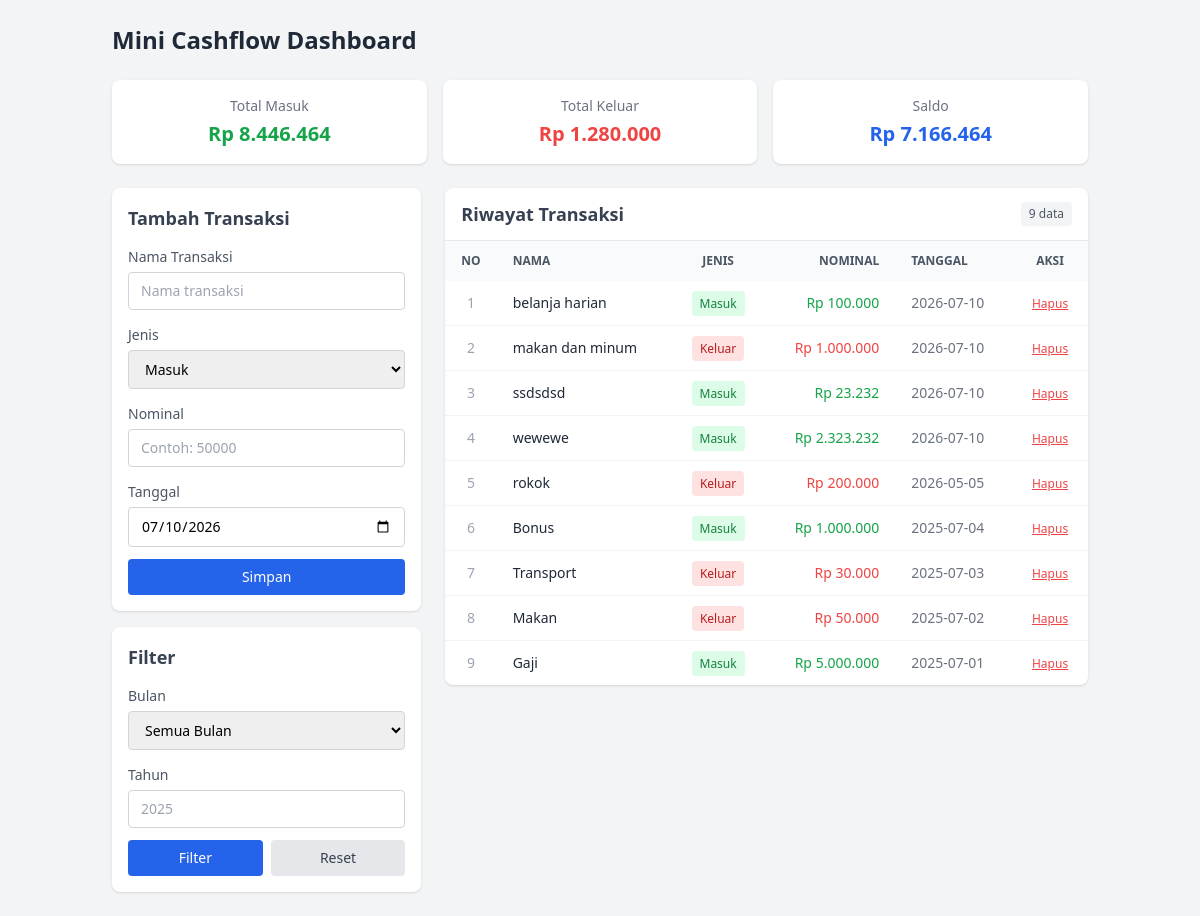
The page / on the database its author committed.
### tables this page shows
CREATE TABLE `transaksi` (
  `id` int NOT NULL,
  `nama_transaksi` varchar(100) NOT NULL,
  `jenis` enum('masuk','keluar') NOT NULL,
  `nominal` int NOT NULL,
  `tanggal` date NOT NULL
);

### index.php (the view, shortened to what this page needs)
<?php
include 'koneksi.php';
$where = "";
$tahun_filter = "";
$q = mysqli_query($conn, "SELECT SUM(nominal) as total FROM transaksi WHERE jenis='masuk'");
$masuk = mysqli_fetch_assoc($q);
$total_masuk = $masuk['total'] ?? 0;
$q = mysqli_query($conn, "SELECT SUM(nominal) as total FROM transaksi WHERE jenis='keluar'");
$keluar = mysqli_fetch_assoc($q);
$total_keluar = $keluar['total'] ?? 0;
$saldo = $total_masuk - $total_keluar;
$data = mysqli_query($conn, "SELECT * FROM transaksi $where ORDER BY tanggal DESC");
?>
<!DOCTYPE html>
<html lang="id">
<head>
    <script src="https://cdn.tailwindcss.com"></script>
</head>
<body class="bg-gray-100 min-h-screen">
    <div class="max-w-5xl mx-auto p-6">
        <h1 class="text-2xl font-bold text-gray-800 mb-6">Mini Cashflow Dashboard</h1>
        <div class="grid grid-cols-3 gap-4 mb-6">
            <div class="bg-white rounded-lg p-4 shadow text-center">
                <p class="text-sm text-gray-500 mb-1">Total Masuk</p>
                <p class="text-xl font-bold text-green-600">Rp <?= number_format($total_masuk, 0, ',', '.') ?></p>
            </div>
            <div class="bg-white rounded-lg p-4 shadow text-center">
                <p class="text-sm text-gray-500 mb-1">Total Keluar</p>
                <p class="text-xl font-bold text-red-500">Rp <?= number_format($total_keluar, 0, ',', '.') ?></p>
            </div>
            <div class="bg-white rounded-lg p-4 shadow text-center">
                <p class="text-sm text-gray-500 mb-1">Saldo</p>
                <p class="text-xl font-bold <?= $saldo >= 0 ? 'text-blue-600' : 'text-red-600' ?>">
                    Rp <?= number_format($saldo, 0, ',', '.') ?>
                </p>
            </div>
        </div>
        <div class="grid grid-cols-3 gap-6">
            <div class="col-span-1 space-y-4">
                <div class="bg-white rounded-lg p-4 shadow">
                    <h2 class="text-lg font-semibold text-gray-700 mb-3">Tambah Transaksi</h2>
                    <form action="simpan.php" method="POST" class="space-y-3">
                        <div>
                            <label class="text-sm text-gray-600">Nama Transaksi</label>
                            <input type="text" name="nama" placeholder="Nama transaksi" required
                                class="w-full mt-1 border border-gray-300 rounded px-3 py-2 text-sm focus:outline-none focus:border-blue-400">
                        </div>
                        <div>
                            <label class="text-sm text-gray-600">Jenis</label>
                            <select name="jenis" class="w-full mt-1 border border-gray-300 rounded px-3 py-2 text-sm focus:outline-none focus:border-blue-400">
                                <option value="masuk">Masuk</option>
                            </select>
                        </div>
                        <div>
                            <label class="text-sm text-gray-600">Nominal</label>
                            <input type="number" name="nominal" placeholder="Contoh: 50000" min="1" required
                                class="w-full mt-1 border border-gray-300 rounded px-3 py-2 text-sm focus:outline-none focus:border-blue-400">
                        </div>
                        <div>
                            <label class="text-sm text-gray-600">Tanggal</label>
                            <input type="date" name="tanggal" value="<?= date('Y-m-d') ?>" required
                                class="w-full mt-1 border border-gray-300 rounded px-3 py-2 text-sm focus:outline-none focus:border-blue-400">
                        </div>
                        <button type="submit"
                            class="w-full bg-blue-600 hover:bg-blue-700 text-white text-sm font-medium py-2 rounded transition">
                            Simpan
                        </button>
                    </form>
                </div>
                <div class="bg-white rounded-lg p-4 shadow">
                    <h2 class="text-lg font-semibold text-gray-700 mb-3">Filter</h2>
                    <form method="GET" class="space-y-3">
                        <div>
                            <label class="text-sm text-gray-600">Bulan</label>
                            <select name="bulan" class="w-full mt-1 border border-gray-300 rounded px-3 py-2 text-sm focus:outline-none focus:border-blue-400">
                                <option value="">Semua Bulan</option>
                            </select>
                        </div>
                        <div>
                            <label class="text-sm text-gray-600">Tahun</label>
                            <input type="number" name="tahun" placeholder="2025"
                                value="<?= $tahun_filter ?: '' ?>"
                                class="w-full mt-1 border border-gray-300 rounded px-3 py-2 text-sm focus:outline-none focus:border-blue-400">
                        </div>
                        <div class="flex gap-2">
                            <button type="submit" name="filter"
                                class="flex-1 bg-blue-600 hover:bg-blue-700 text-white text-sm py-2 rounded transition">
                                Filter
                            </button>
                            <a href="index.php"
                                class="flex-1 text-center bg-gray-200 hover:bg-gray-300 text-gray-700 text-sm py-2 rounded transition">
                                Reset
                            </a>
                        </div>
                    </form>
                </div>
            </div>
            <div class="col-span-2">
                <div class="bg-white rounded-lg shadow overflow-hidden">
                    <div class="px-4 py-3 border-b border-gray-200 flex justify-between items-center">
                        <h2 class="text-lg font-semibold text-gray-700">Riwayat Transaksi</h2>
                        <span class="text-xs bg-gray-100 text-gray-600 px-2 py-1 rounded">
                            <?= mysqli_num_rows($data) ?> data
                        </span>
                    </div>
                    <table class="w-full text-sm">
                        <thead class="bg-gray-50 text-gray-600 text-xs uppercase">
                            <tr>
                                <th class="px-4 py-3 text-center w-10">No</th>
                                <th class="px-4 py-3 text-left">Nama</th>
                                <th class="px-4 py-3 text-center">Jenis</th>
                                <th class="px-4 py-3 text-right">Nominal</th>
                                <th class="px-4 py-3 text-left">Tanggal</th>
                                <th class="px-4 py-3 text-center">Aksi</th>
                            </tr>
                        </thead>
                        <tbody class="divide-y divide-gray-100">
                            <?php
                            $no = 1;
                            if (mysqli_num_rows($data) > 0) {
                                while ($d = mysqli_fetch_assoc($data)) {
                            ?>
                                <tr class="hover:bg-gray-50">
                                    <td class="px-4 py-3 text-center text-gray-400"><?= $no++ ?></td>
                                    <td class="px-4 py-3 text-gray-800"><?= htmlspecialchars($d['nama_transaksi']) ?></td>
                                    <td class="px-4 py-3 text-center">
                                        <?php if ($d['jenis'] == 'masuk') { ?>
                                            <span class="bg-green-100 text-green-700 text-xs px-2 py-1 rounded">Masuk</span>
                                        <?php } else { ?>
                                            <span class="bg-red-100 text-red-700 text-xs px-2 py-1 rounded">Keluar</span>
                                        <?php } ?>
                                    </td>
                                    <td class="px-4 py-3 text-right font-medium <?= $d['jenis'] == 'masuk' ? 'text-green-600' : 'text-red-500' ?>">
                                        Rp <?= number_format($d['nominal'], 0, ',', '.') ?>
                                    </td>
                                    <td class="px-4 py-3 text-gray-500"><?= $d['tanggal'] ?></td>
                                    <td class="px-4 py-3 text-center">
                                        <button onclick="konfirmasiHapus(<?= $d['id'] ?>, '<?= addslashes(htmlspecialchars($d['nama_transaksi'])) ?>')"
                                            class="text-red-500 hover:text-red-700 text-xs underline">
                                            Hapus
                                        </button>
                                    </td>
                                </tr>
                            <?php
                                }
                            } ?>
                        </tbody>
                    </table>
                </div>
            </div>
        </div>
    </div>
</body>
</html>

### rows shown on the page
transaksi: nama_transaksi "belanja harian", jenis "Masuk", nominal "100.000", tanggal "2026-07-10"
transaksi: nama_transaksi "makan dan minum", jenis "Keluar", nominal "1.000.000", tanggal "2026-07-10"
transaksi: nama_transaksi "ssdsdsd", jenis "Masuk", nominal "23.232", tanggal "2026-07-10"
transaksi: nama_transaksi "wewewe", jenis "Masuk", nominal "2.323.232", tanggal "2026-07-10"
transaksi: nama_transaksi "rokok", jenis "Keluar", nominal "200.000", tanggal "2026-05-05"
transaksi: nama_transaksi "Bonus", jenis "Masuk", nominal "1.000.000", tanggal "2025-07-04"
transaksi: nama_transaksi "Transport", jenis "Keluar", nominal "30.000", tanggal "2025-07-03"
transaksi: nama_transaksi "Makan", jenis "Keluar", nominal "50.000", tanggal "2025-07-02"
transaksi: nama_transaksi "Gaji", jenis "Masuk", nominal "5.000.000", tanggal "2025-07-01"

### other values the page prints
$total_masuk "8.446.464"
$total_keluar "1.280.000"
$saldo "7.166.464"
mysqli_num_rows($data) "9"
